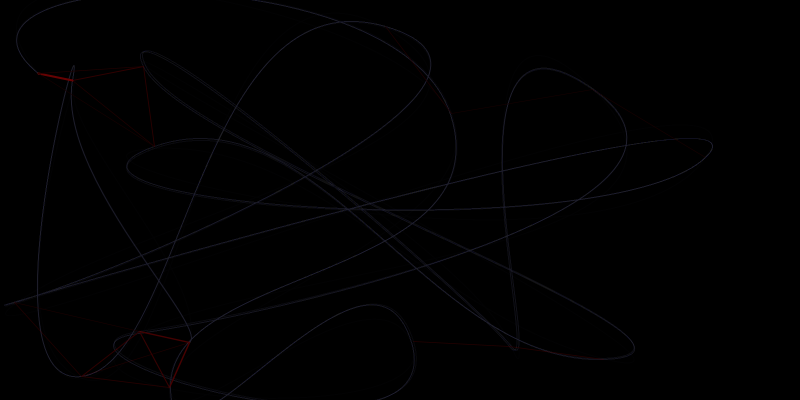
Frame 1 (no input)
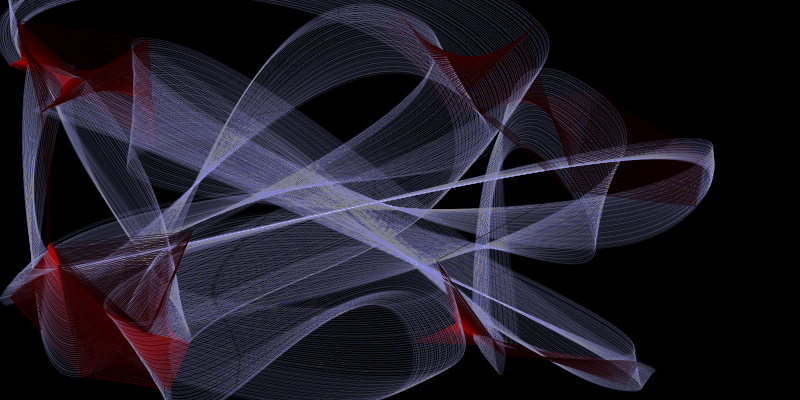
Frame 60 (the mouse pressed at the canvas centre just before this capture)
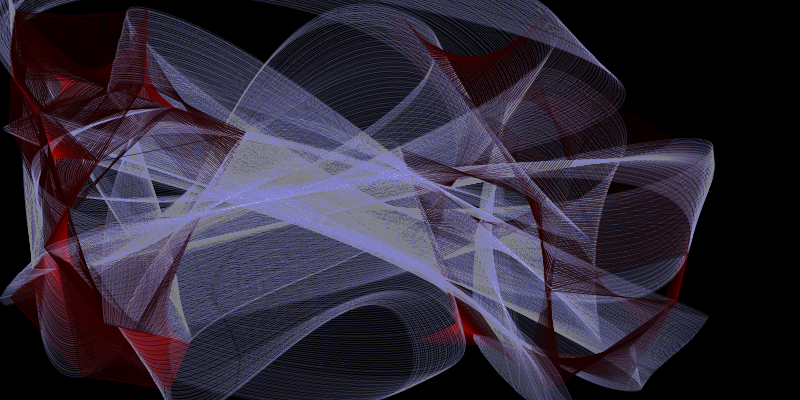
Frame 120 (the mouse held since frame 60 and released just before this capture)

The Processing sketch that drew these frames (run headless with seeded random() and noise(); from frame 60 on, the mouse is pressed at the canvas centre):

// Processing sketch: processing_44563
// ── processing_44563.pde

//  R.A. Robertson 2011.10 "Holy Smoke"  ~ www.rariora.org ~
//  Credit to Kim Asendorf http://openprocessing.org/visuals/?visualID=3520
//  Credit "bouncy_bubbles" (http://processing.org/learning/topics/bouncybubbles.html)

float cp1X, cp1Y, cp2X, cp2Y, endX, endY;
float distCP, cp1XV = 0, distX, distY, range = 200;
float driftX, driftY, rate = .002, freq, amp;
float r, g, b, a;
boolean toggleLoop = true;

Ball[] myBall;
int ballAmount = 16;  // Line: n > 1; Curve: n > 3; Bez: ((n > 0) * 3) + 1 
float[] randX = new float[ballAmount];
float[] randY = new float[ballAmount];
int distance = 150;
float distBalls, lineWeight, fr;
int d = 20;  // Diameter.

void setup() {
  size(800, 400);
  //  size(screen.width, screen.height);
  background(0);
  fill(0);
  smooth();
  r = random(128, 230); 
  g = random(128, 230); 
  b = random(128, 255); 
  a = 3;

  //class setup
  myBall = new Ball[ballAmount];
  for (int i = 0; i < ballAmount; i++) {
    myBall[i] = new Ball();
    myBall[i].setup();
    randX[i] = random(-range, range);  // Offset distance endpoint to cp1.
    randY[i] = random(-range, range);
  }
}

void draw() {
  //  background(200);
  noStroke();
  fill(0, 1);
  rect(0, 0, width, height);

  for (int i = 0; i < ballAmount; i++) {
    myBall[i].collide();  // Physics collision.
    myBall[i].step();

    //    d = (i == 0) ? 40 : 20;  // Enlarge start node.
    //    if (i % 3 == 0) {  // Color endpoints.
    //    fill(255, 0, 0);}
    //    else if (i % 3 == 1) {fill(0, 255, 0);}  // Color cp1.
    //    else {fill(0, 0, 255);}  // Color cp2.

    //    myBall[i].drawBall();  // Show nodes.

    //    stroke(0);  // Straight line through chain.
    //    if (i != ballAmount - 1) {  // Do not close start, endpoints.
    //    line(myBall[i].x, myBall[i].y,  // Draw line through chain.
    //    myBall[(i + 1) % ballAmount].x, myBall[(i + 1) % ballAmount].y);
    //    }



    //    beginShape();  // Curve(s).
    //    for (int curv = 0; curv < ballAmount; curv++) {
    //    curveVertex(myBall[curv].x, myBall[curv].y);
    //    }
    //    endShape();

    beginShape();  // Bezier Vertex.
    vertex(myBall[0].x, myBall[0].y);
    cp1X = myBall[0].x + randX[0] + driftX;
    cp1Y = myBall[0].y + randY[0] + driftY;

    //    noFill();  // Show control point.
    //    ellipse(cp1X, cp1Y, d/2, d/2);

    endX = myBall[1].x;
    endY = myBall[1].y; 
    cp2X = endX + randX[1] + driftX;
    cp2Y = endY + randY[1] + driftY;

    for (int bez = 1; bez < ballAmount; bez++) {
      distX = endX - cp2X;
      distY = endY - cp2Y;

      if (bez > 1) {                     

        cp1X = endX + (distX);
        cp1Y = endY + (distY);
        endX = myBall[bez].x;
        endY = myBall[bez].y; 
        cp2X = endX + randX[bez] + driftX;
        cp2Y = endY + randY[bez] + driftY;

        //    noFill();  // Show control points.
        //    ellipse(cp1X, cp1Y, d/2, d/2);
      }
      //    fill(0);
      //    ellipse(cp2X, cp2Y, d/2, d/2);

      noFill();
      strokeWeight(1);
      stroke(r, g, b, a);
      bezierVertex(cp1X, cp1Y, cp2X, cp2Y, endX, endY);
    }
    endShape();

    freq += rate;  // Animate control points.
    amp = 50;
    driftX = (sin(freq) * amp);    
    driftY = (cos(freq) * amp);  

    for (int j = 0; j < i; j++) {  // Display proximity indicators.
      if (i != j) {
        distBalls = dist(myBall[i].x, myBall[i].y, myBall[j].x, myBall[j].y);

        if (distBalls <= distance) {  // Use this block for proximal lines.
          lineWeight = 70/distBalls;
          stroke(lineWeight * 50, lineWeight, lineWeight);
          strokeWeight(lineWeight);
          line(myBall[i].x, myBall[i].y, myBall[j].x, myBall[j].y);
        }

        //         stroke(0, 10);    // Use this instead for global lines.
        //         line(myBall[i].x, myBall[i].y, myBall[j].x, myBall[j].y);
        //
        //         if (distBalls <= d) {  // Simple collision reset.
        //           myBall[i].setInc();  // If using, comment out collide().
        //           myBall[j].setInc();
        //         }
      }
    }
  }

//  fr = frameRate;
//  println(fr);
}

void mousePressed() {
  if (mouseButton == LEFT) {
    if (toggleLoop) { 
      noLoop(); 
      toggleLoop = false;
    }
    else { 
      loop(); 
      toggleLoop = true;
    }
  }
  if (mouseButton == RIGHT) {
    setup();
  }
}

//THE CLASS
class Ball {
  float x, y, incX, incY;

  void setup() {
    x = random(width);
    y = random(height);
    setInc();
  }

  //speed
  void setInc() {
    incX = random(-2, 2);
    incY = random(-2, 2);
  }

  //the ball
  //  void drawBall() {
  //    noStroke();
  //    ellipse(x, y, d, d);
  //  }

  //direction
  void step() {
    if (x >= width - d/2 || x <= 0 + d/2) {
      incX = -incX;
    }
    if (y >= height - d/2 || y <= 0 + d/2) {
      incY = -incY;
    }
    x = x + incX;
    y = y + incY;
  }

  // Optional Collision Physics a la "Bouncy Bubbles."
  float dx, dy, distance, minDist, angle, targetX, targetY, ax, ay;
  float friction = 1.0004, frictionX = friction, frictionY = friction;
  int diameter = d;
  void collide() {
    for (int i = 0; i < ballAmount; i++) {
      dx = myBall[i].x - x;
      dy = myBall[i].y - y;
      distance = sqrt(dx*dx + dy*dy);
      minDist = myBall[i].diameter/2 + diameter/2;
      if (distance < minDist) { 
        angle = atan2(dy, dx);
        targetX = x + cos(angle) * minDist;
        targetY = y + sin(angle) * minDist;
        ax = (targetX - myBall[i].x);
        ay = (targetY - myBall[i].y);
        incX -= ax;
        incY -= ay;
        myBall[i].incX += ax;
        myBall[i].incY += ay;
        incX /= frictionX;
        incY /= frictionY;
      }
    }
  }
}

/*
Notes:
Application of "Particle Chain" study.
 */             
